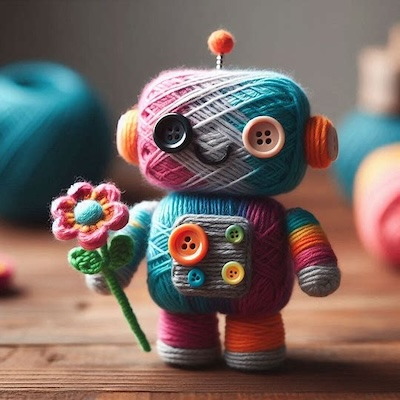
#> input picture Activities/2-Image_Filters/cute_yarn_robot.jpeg, 400 x 400 px
$ python monochrome_filter.py
#> lines starting #> are read from the running program, lines starting #| are printed output that depends on the picture
"""
A monochrome filter using the Pillow library

The program opens the image, converts it to a grayscale format,
then slightly enhances the contrast
"""

from PIL import Image, ImageEnhance

# Specify the input and output image paths
input_image = "cute_yarn_robot.jpeg"  # Replace with your input image path
output_image = "monochrome_output.jpeg"

# Open the image
img = Image.open(input_image)
#> img is the input picture: PIL image 400x400 RGB; mean R, G, B 120.2, 103.8, 98.5

# Convert the image to grayscale
grayscale = img.convert('L')
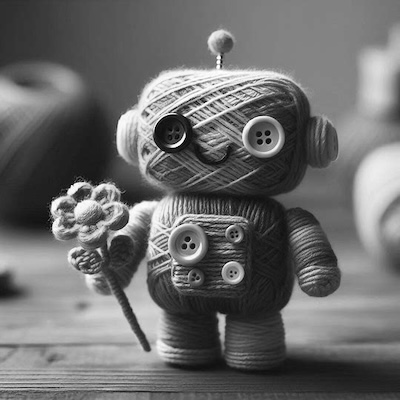
#> grayscale: PIL image 400x400 L; min 0, max 255, mean 108.1

# Enhance the contrast
enhancer = ImageEnhance.Contrast(grayscale)
enhanced = enhancer.enhance(1.5)  # Increase contrast by 50%
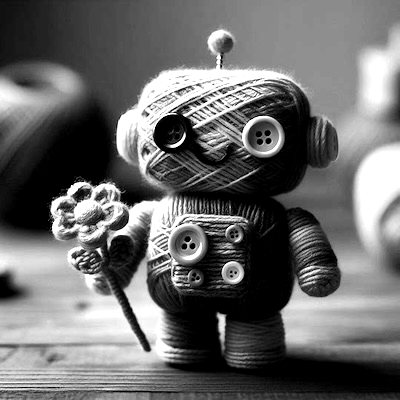
#> enhanced: PIL image 400x400 L; min 0, max 255, mean 107.3

# Save the result
enhanced.save(output_image)

print(f"Monochrome image saved as {output_image}")
